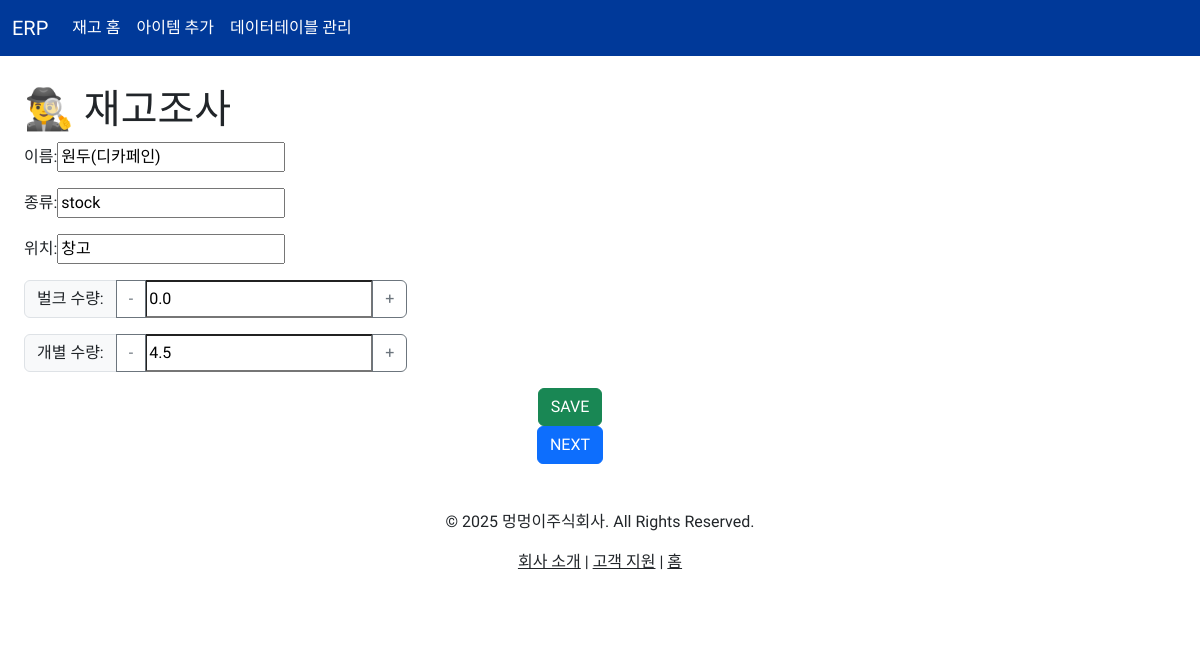
/stock/investigate_item/217, run on an earlier commit of the app's database.
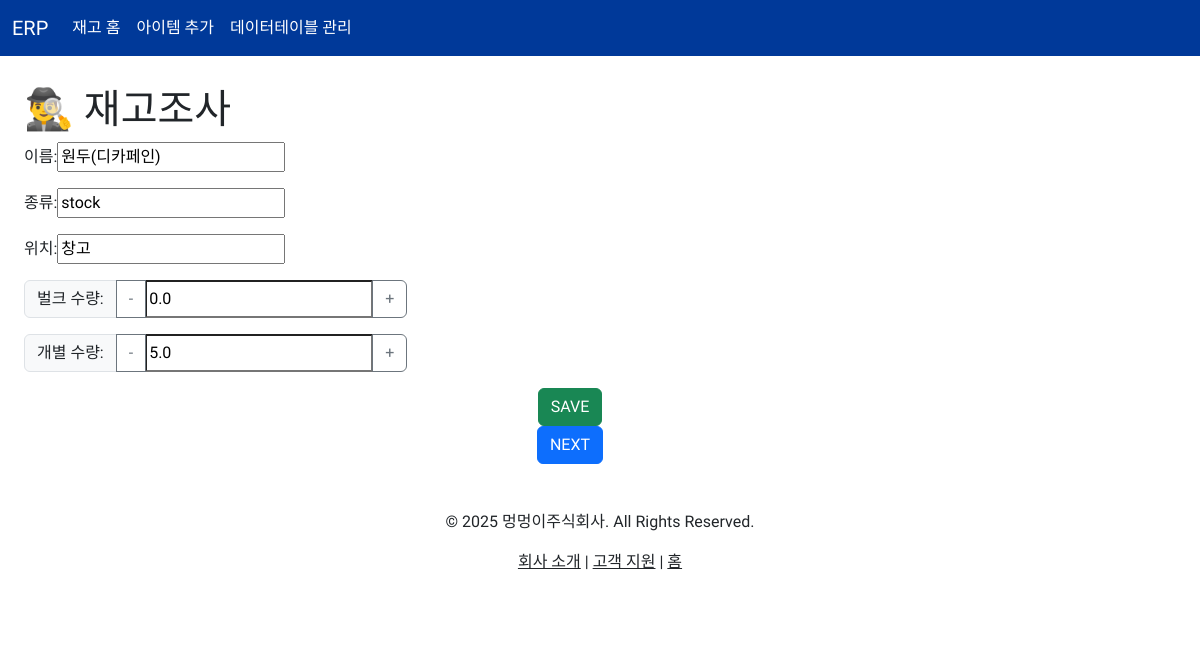
And on a later commit of the database.
### stock/models.py (models this page shows, shortened)
class Item(models.Model):
    TYPE_CHOICES = [
        ('dessert','dessert'),
        ('md','md'),
        ('seasonal','seasonal'),
        ('stock','stock'),
        ('syrup','syrup'),
        ('etc','etc')
    ]
    PLACE_CHOICES = [
        ('창고','창고'),
        ('냉장실','냉장실'),
        ('냉동실','냉동실'),
        ('뒷문','뒷문'),
        ('쇼케이스','쇼케이스'),
        ('캐비닛','캐비닛'),
        ('전시대','전시대'),
        ('앞문','앞문'),
        ('etc','etc'),
    ]
    itemCode = models.IntegerField(unique=True, null=True, blank=True, verbose_name='Code')
    typeOfItem = models.CharField(max_length=30, choices=TYPE_CHOICES ,verbose_name='Type')
    name = models.CharField(max_length=30,verbose_name='Name')
    units = models.IntegerField(default=0, verbose_name='Units')
    place = models.CharField(max_length=30, choices=PLACE_CHOICES ,verbose_name='Place')
    amountOfBulk = models.FloatField(default=0.0,verbose_name='Amount Of Bulk')
    amountOfEach = models.FloatField(default=0.0, verbose_name='Amount of Each')
    lastTimeSaved = models.DateTimeField(null=True, auto_now=True, verbose_name='Last Savetime')

### stock/views.py (the view, shortened to what this page needs)
# urls.py: path('investigate_item/<int:pk>',InvestigateItemView.as_view(), name='investigate_item'),
class InvestigateItemView(UpdateView):
    model = Item
    template_name = 'stock/item_investigate.html'
    form_class = InvestigateItemForm
    def get_context_data(self, **kwargs):
        context = super().get_context_data(**kwargs)
        context['prev_item']=Item.objects.filter(pk__lt=self.object.pk).order_by('-pk').first()
        context['next_item']=Item.objects.filter(pk__gt=self.object.pk).order_by('pk').first()
        return context

### stock/forms.py
class InvestigateItemForm(ModelForm):
    class Meta:
        model = Item
        fields = ['name','typeOfItem','place','amountOfBulk','amountOfEach']
        widgets = {
            'name' : forms.TextInput(attrs={'readonly':'readonly'}),
            'typeOfItem' : forms.TextInput(attrs={'readonly':'readonly'}),
            'place': forms.TextInput(attrs={'readonly' : 'readonly'}),
            'amountOfBulk':forms.NumberInput(attrs={'id': 'id_amountOfBulk','step':'0.5','min':'0'}),
            'amountOfEach':forms.NumberInput(attrs={'id': 'id_amountOfEach','step':'0.5','min':'0'})
        }
    def __init__(self, *args, **kwargs):
        super().__init__(*args, **kwargs)
        self.fields['name'].required=False
        self.fields['typeOfItem'].required=False
        self.fields['place'].required=False

### stock/templates/stock/item_investigate.html (shortened to what this page needs)
{% extends "base.html" %}
{% block content %}
<div class='container'>
    <h1>🕵️‍♂️ 재고조사</h1>
    <form method="post">
        <p><label for="{{ form.name.id_for_label }}">이름: </label>{{ form.name }}</p>
        <p><label for="{{ form.typeOfItem.id_for_label }}">종류: </label>{{ form.typeOfItem }}</p>
        <p><label for="{{ form.place.id_for_label }}">위치: </label>{{ form.place }}</p>
        <div class="input-group mb-3">
            <label class="input-group-text" for="{{ form.amountOfBulk.id_for_label }}">벌크 수량:</label>
            <button type="button" class="btn btn-outline-secondary" onclick="decreaseValue('id_amountOfBulk')">-</button>
            {{ form.amountOfBulk }}
            <button type="button" class="btn btn-outline-secondary" onclick="increaseValue('id_amountOfBulk')">+</button>
        </div>
        <div class="input-group mb-3">
            <label class="input-group-text" for="{{ form.amountOfEach.id_for_label }}">개별 수량:</label>
            <button type="button" class="btn btn-outline-secondary" onclick="decreaseValue('id_amountOfEach')">-</button>
            {{ form.amountOfEach }}
            <button type="button" class="btn btn-outline-secondary" onclick="increaseValue('id_amountOfEach')">+</button>
        </div>
        <div style='display:flex; justify-content: center;'>
            <input type="submit" class="btn btn-success" value='SAVE'>
        </div>
    </form>
    <div style='display:flex; justify-content: center;'>
    {% if next_item %}
        <a href='/stock/investigate_item/{{next_item.id}}' class='btn btn-primary mx-2'>NEXT</a>
    {% else %}
        <a href='/stock/list' class='btn btn-warning'>FINISH</a>
    {% endif %}
    </div>
</div>
{% endblock %}

### templates/base.html (shortened to what this page needs)
{% load static %}
<!DOCTYPE html>
<html lang="en">
  <head>
      <link rel="stylesheet" href="https://code.jquery.com/ui/1.12.1/themes/base/jquery-ui.css">
      <link href="https://cdn.jsdelivr.net/npm/bootstrap@5.3.3/dist/css/bootstrap.min.css" rel="stylesheet">
      <link rel="stylesheet" type="text/css" href="{% static 'stock/css/style.css' %}">
  </head>
  <body>
    <nav class="navbar navbar-expand-lg custom-navbar" style="background-color: #003999;">
      <div class="container-fluid">
        <a class="navbar-brand" href="{% url 'home'%}">ERP</a>
        <div class="collapse navbar-collapse" id="navbarNavAltMarkup">
          <div class="navbar-nav">
            <a class="nav-link" href="{% url 'stock:list' %}">재고 홈</a>
            <a class="nav-link" href="{% url 'stock:create_item' %}">아이템 추가</a>
            <a class="nav-link" href="{% url 'stock:upload_csv' %}">데이터테이블 관리</a>
          </div>
        </div>
      </div>
    </nav>
    <div class="container d-flex gap-2" style="margin:30px 0px 30px 0px;">
      {% block content %}
      {% endblock %}
    </div>
    <footer class="bg-white text-dark text-center py-3">
      <div class="container">
          <p>© 2025 멍멍이주식회사. All Rights Reserved.</p>
          <p>
              <a href="#" class="text-dark">회사 소개</a> |
              <a href="#" class="text-dark">고객 지원</a> |
              <a href="{% url 'home' %}" class="text-dark">홈</a>
          </p>
          <div class="mt-2">
          </div>
      </div>
    </footer>
  </body>
</html>

### stock/static/stock/css/style.css (style rules this page uses)
body { font-family:"Do Hyeon", sans-serif; }
.custom-navbar { background-color: #003999 !important; }
.custom-navbar .navbar-nav .nav-link { color: white !important; }
.custom-navbar .navbar-brand { color: white !important; }
:root { --bs-font-sans-serif: "Do Hyeon", sans-serif; }

What changed in the data, as far as the page shows it:
changed Item "원두(디카페인)": amountOfEach "4.5" → "5.0"
